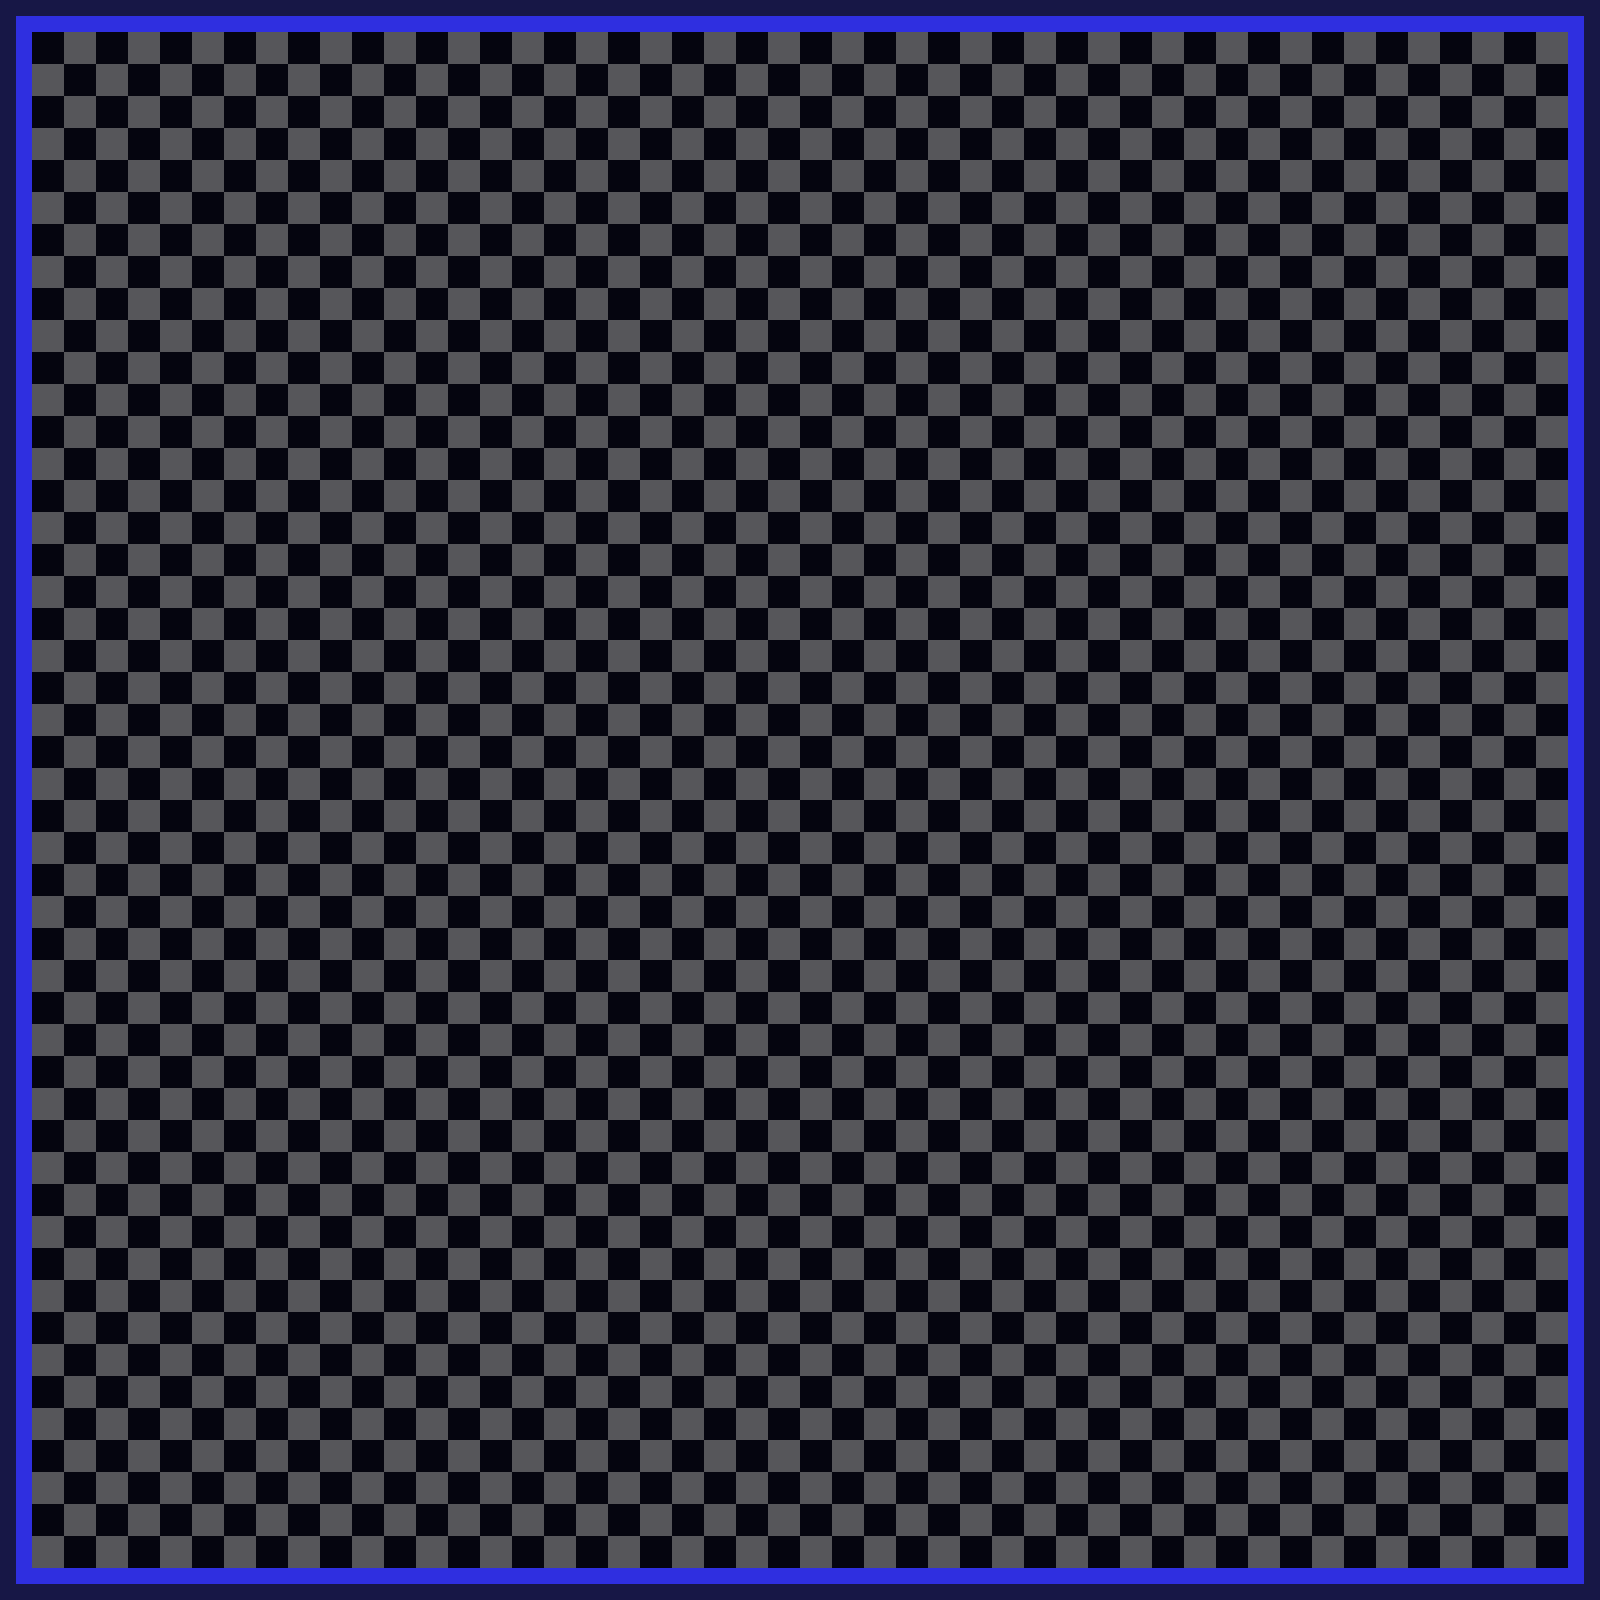

Tiled map render using the project's own tile images. Description and the map definition, with tile-layer contents summarised, below:
An orthogonal 100x100 tile map with 16x16 px tiles, 1 tile layer (Tile Layer 1), 3 tilesets.

<map version="1.2" tiledversion="1.3.1" orientation="orthogonal" renderorder="right-down" compressionlevel="0" width="100" height="100" tilewidth="16" tileheight="16" infinite="0" nextlayerid="2" nextobjectid="1">
 <tileset firstgid="1" source="../../assets/tile-set/black-gray.tsx" />
 <tileset firstgid="3" source="../../assets/tile-set/pixel.tsx" />
 <tileset firstgid="5" source="../../assets/tile-set/setOfFive.tsx" />
 <layer id="1" name="Tile Layer 1" width="100" height="100">
  <data>[10000 cells, 10000 non-empty, 4 distinct tile ids]</data>
 </layer>
</map>